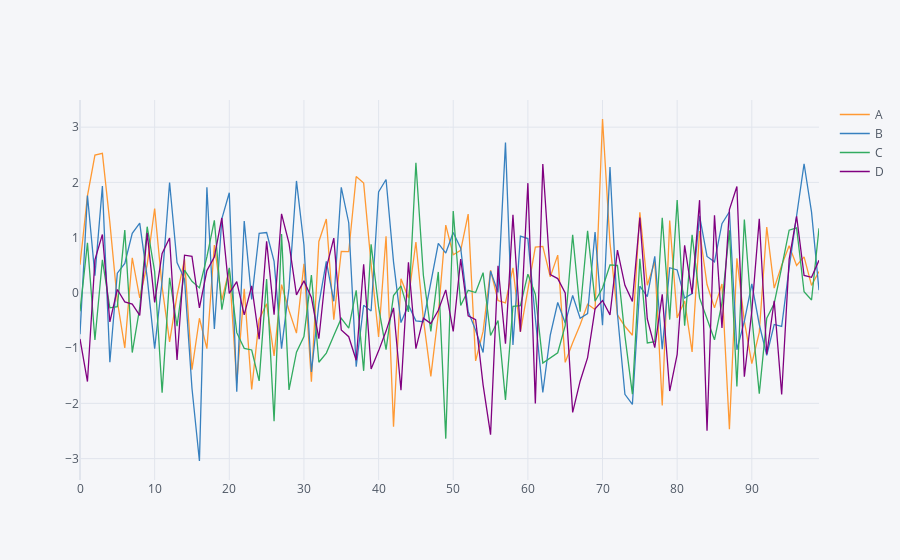

The cell this chart's notebook holds for it:
### Code cell
"""df.plot(
    x = None,
    y = ['C','B']
     
)"""

df.iplot()
